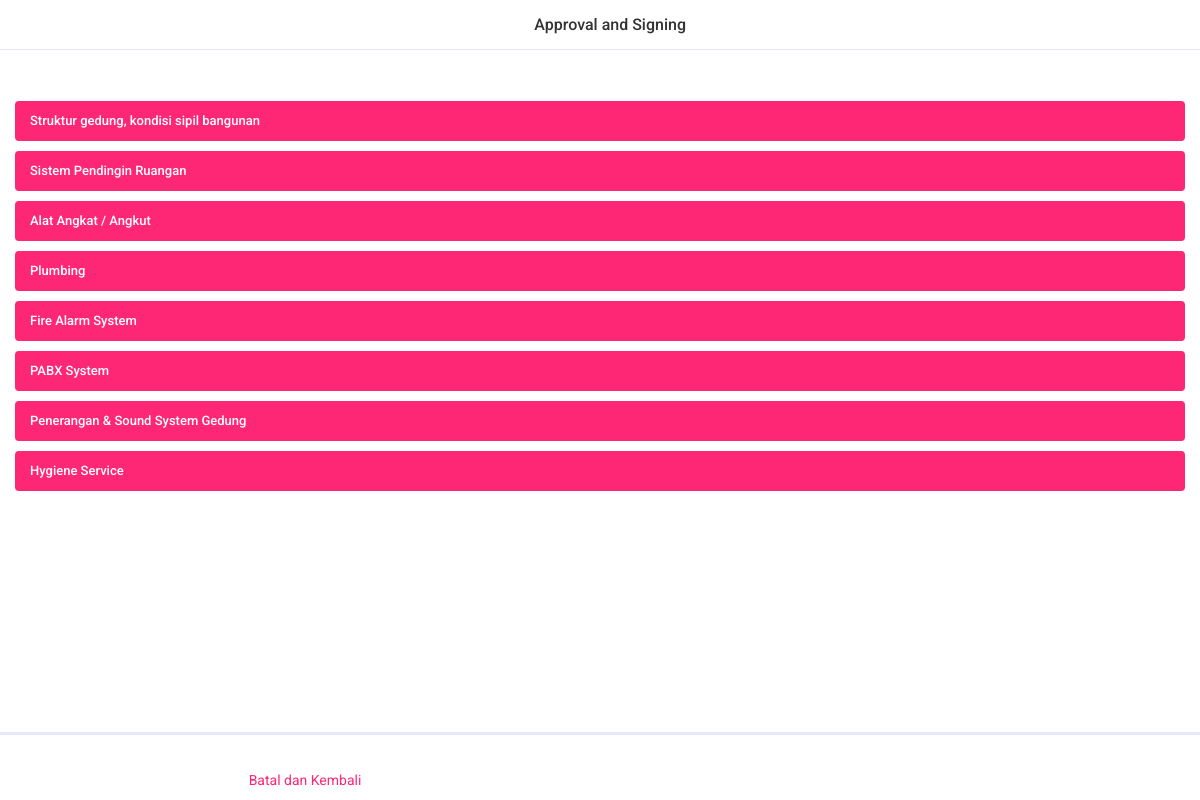
The app's page /profile=trisatria/notification/perangkat_gedung_id=10_date=2020-12-05/seefile (signed in), older data.
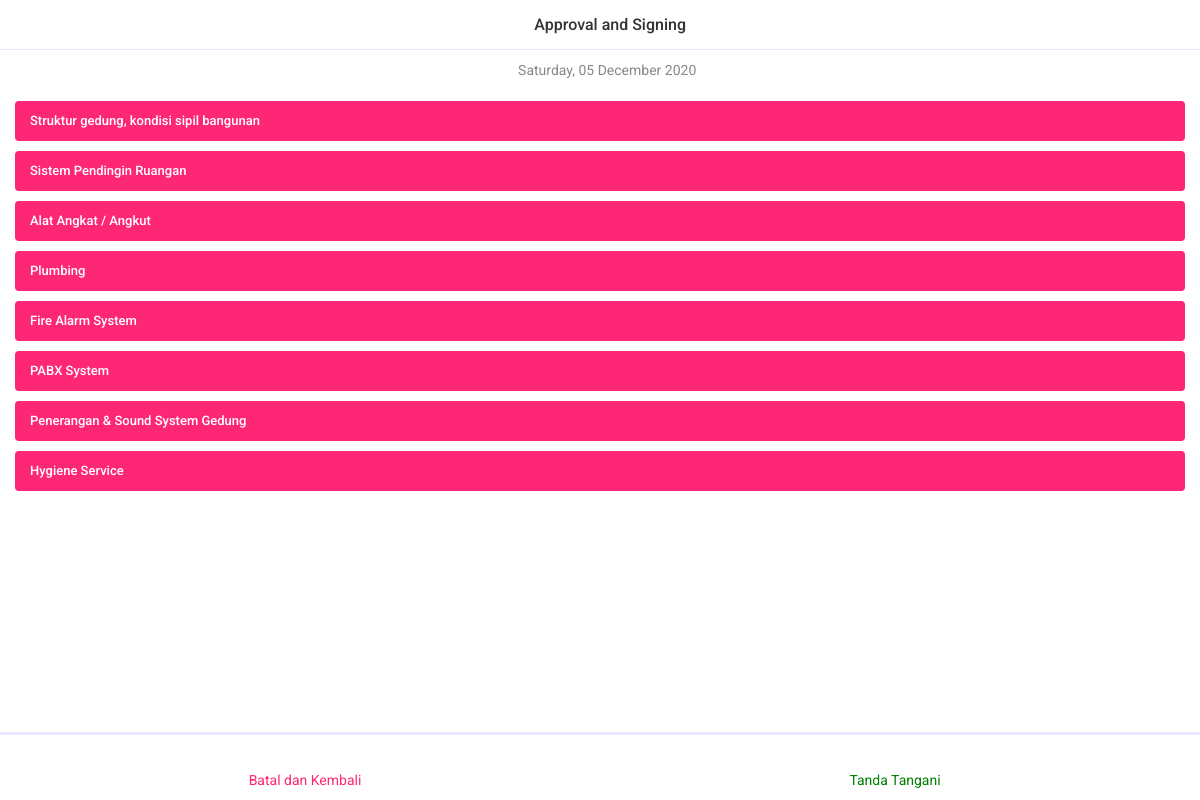
The same page, newer data.
### menondc/models.py (models this page shows, shortened)
class mendc_area(models.Model):
    nama_area = models.CharField(max_length=100, name='namaArea',
                                 verbose_name='Nama Area', unique=True, blank=True, null=True)
    class Meta:
        db_table = ''
        managed = True
        verbose_name = 'area'
        verbose_name_plural = 'areas'

class mendc_day(models.Model):
    hari_ini = models.DateField(
        name="hariIni", auto_now=False, auto_now_add=False, verbose_name="Hari ini")
    mendcMaker = models.ForeignKey(User, verbose_name="Maker's Signature",
                                   on_delete=models.PROTECT, related_name="mendcMaker", blank=True, null=True, limit_choices_to={'groups__name': 'maker'})
    mendcChecker = models.ForeignKey(User, verbose_name="Checker's Signature",
                                     on_delete=models.PROTECT, related_name="mendcChecker", blank=True, null=True, limit_choices_to={'groups__name': 'checker'})
    mendcSigner = models.ForeignKey(User, verbose_name="Signer's Signature",
                                    on_delete=models.PROTECT, related_name="mendcSigner", blank=True, null=True, limit_choices_to={'groups__name': 'signer'})
    class Meta:
        verbose_name = _("day")
        verbose_name_plural = _("days")

### user/views.py (the view)
@ login_required(login_url='user_login')
def user_mendc_notification_seefile(request, username, day_id, day_date):
    areas = mendc_area.objects.all()
    subareas = mendc_subarea.objects.all()
    dailies = mendc_daily.objects.filter(hariIni=day_date)
    days = mendc_day.objects.filter(id=day_id)
    context = {
        'areas': areas,
        'subareas': subareas,
        'harians': dailies,
        'days':days,
    }
    return render(request,'user/user_mendc_notification_seefile.html',context)

### templates/user/user_mendc_notification_seefile.html (shortened to what this page needs)
{% extends "base.html" %}{% load static %}
{% block navbar %}
<div class="left"><a href='{% url "user_profile_notification" user.username %}' class="link"><i
            class="icon ion-ios-arrow-back"></i></a>
</div>
<div class="title">Approval and Signing</div>
{% endblock navbar %}
{% block page_wrapper %}
<div class="faq">
    <div class="container">
        <div class="title-faq">
            <p><i class="icon ion-ios-calendar"></i> {% for day in days %}{{ day.hariIni | date:"l, d F Y"}}
                {% endfor %}</p>
        </div>
    </div>
</div>
<div class="separator-medium"></div>
<div id="accordionParent" class="accordion accordion-inset">
    {% for area in areas %}
    <div class="accordion-item">
        <div class="accordion-title" data-toggle="collapse" data-target="#accordionTwo{{area.pk}}">
            {{area.namaArea}}
            <div class="accordion-after">
                <i class="icon ion-ios-arrow-up"></i>
            </div>
        </div>
    </div>
    {% endfor %}
</div>
{% endblock page_wrapper %}
{% block toolbar_bottom %}
<div class="separator-large"></div>
<ul class="toolbar-bottom toolbar-wrap">
    <li class="toolbar-item">
        <a href="{% url 'user_profile_notification' user.username %}" class="toolbar-link toolbar-link-active">
            <i class="icon ion-ios-thumbs-down"></i>
            <p>Batal dan Kembali</p>
        </a>
    </li>
    <li class="toolbar-item">
        {% for day in days %}
        {% if user.groups.all.0.name == 'maker' %}
        <a href="{% url 'user_mendc_maker_notification' user.username day.id day.hariIni %}"
            class="toolbar-link toolbar-link-active" style="color: green;">
            <i class="icon ion-ios-paper"></i>
            <p>Tanda Tangani</p>
        </a>
        {% elif user.groups.all.0.name == 'checker' %}
        <a href="{% url 'user_mendc_checker_notification' user.username day.id day.hariIni %}"
            class="toolbar-link toolbar-link-active" style="color: green;">
            <i class="icon ion-ios-paper"></i>
            <p>Tanda Tangani</p>
        </a>
        {% elif user.groups.all.0.name == 'signer' %}
        <a href="{% url 'user_mendc_signer_notification' user.username day.id day.hariIni %}"
            class="toolbar-link toolbar-link-active" style="color: green;">
            <i class="icon ion-ios-paper"></i>
            <p>Tanda Tangani</p>
        </a>
        {% endif %}
        {% endfor %}
    </li>
</ul>
{% endblock toolbar_bottom %}

### templates/base.html (shortened to what this page needs)
<!DOCTYPE html>
<html lang="zxx">
<head> {% load static %}
    <link rel="stylesheet" href="{% static 'css/bootstrap.min.css' %}">
    <link rel="stylesheet" href="{% static 'css/ionicons.min.css' %}">
    <link rel="stylesheet" href="{% static 'css/fakeLoader.css' %}">
    <link rel="stylesheet" href="{% static 'css/swiper.min.css' %}">
    <link rel="stylesheet" href="{% static 'css/style.css' %}">
</head>
<body>
    <div class="navbar {% block navbar_home %}{% endblock navbar_home %}">
        {% block navbar %}{% endblock navbar %}
    </div>
    <div class="page-wrapper">
        {% block page_wrapper %}{% endblock page_wrapper %}
    </div>
    <div class="toolbar">
        <div class="container">
            {% block toolbar_bottom %} {% endblock toolbar_bottom %}
        </div>
    </div>
</body>
</html>

### static/css/style.css (style rules this page uses)
body { font-family: 'Roboto', sans-serif; color: #888; font-size: 14px; font-weight: 400; background: #fff; }
a { color: #333; }
ul { padding: 0; margin: 0; }
ul li { list-style-type: none; }
p { margin: 0; }
.separator-medium { height: 20px; }
.separator-large { height: 30px; }
.page-wrapper { padding: 60px 0 42px; }
.navbar { background: #fff; position: fixed; top: 0; left: 0; right: 0; width: 100%; z-index: 99; height: 50px; display: flex; align-content: center; padding: 0 15px; }
.navbar::after { content: ''; position: absolute; top: auto; left: 0; right: auto; bottom: 0; background: #e7e8ff; z-index: 15; width: 100%; height: 1px; }
.navbar .link { display: flex; font-size: 26px; height: 50px; align-items: center; }
.navbar .title { font-size: 16px; color: #333; font-weight: 500; }
.toolbar-bottom { position: fixed; background: #fff; bottom: 0; left: 0; right: 0; width: 100%; height: 42px; border: 0; z-index: 600; padding: 0 10px; }
.toolbar-bottom::before { content: ''; position: absolute; top: 0; left: 0; right: auto; bottom: auto; background: #e7e8ff; z-index: 15; width: 100%; height: 1px; }
.toolbar-wrap { display: flex; }
.toolbar-item { width: 100%; }
.toolbar-link { width: 100%; height: 100%; padding-top: 5px; padding-bottom: 5px; align-items: center; justify-content: center; display: flex; flex-direction: column; color: #ccc; transition: .2s ease-in-out; }
.toolbar-link .icon { font-size: 22px; height: 28px; line-height: 28px; }
.toolbar-link.toolbar-link-active { color: #fe2775; }
.accordion .accordion-item .accordion-title { color: #fff; padding-left: 15px; padding-right: 15px; background: #fe2775; font-size: 15px; font-weight: 500; line-height: 50px; cursor: pointer; display: flex; }
.accordion .accordion-item .accordion-after { margin-left: auto; }
.accordion-inset { margin: 0 15px; }
.accordion-inset .accordion-item { margin-bottom: 10px; }
.accordion-inset .accordion-item:last-child { margin-bottom: 0; }
.accordion-inset .accordion-title { border-radius: 4px; }
.title-faq { text-align: center; }

### templates/base.html (style rules this page uses)
.navbar { height: 50px; }
.toolbar-bottom { height: 68px; }
.toolbar-bottom::before { height: 3px; }
.toolbar-link .icon { font-size: 26px; line-height: 14px; }
.accordion .accordion-item .accordion-title { line-height: 40px; font-size: 13px; }

Row changes from the older to the newer data that the page shows:
added mendc_day: hariIni "Saturday, 05 December 2020"
